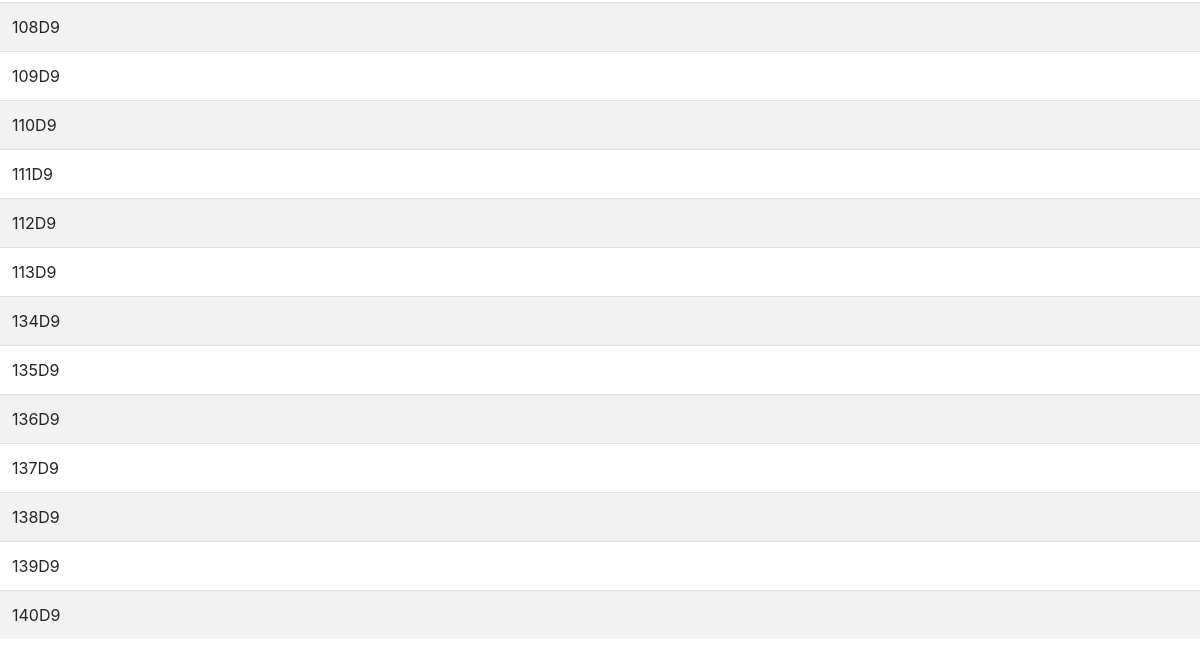
Page /batchview (lower part) on the earlier database version.
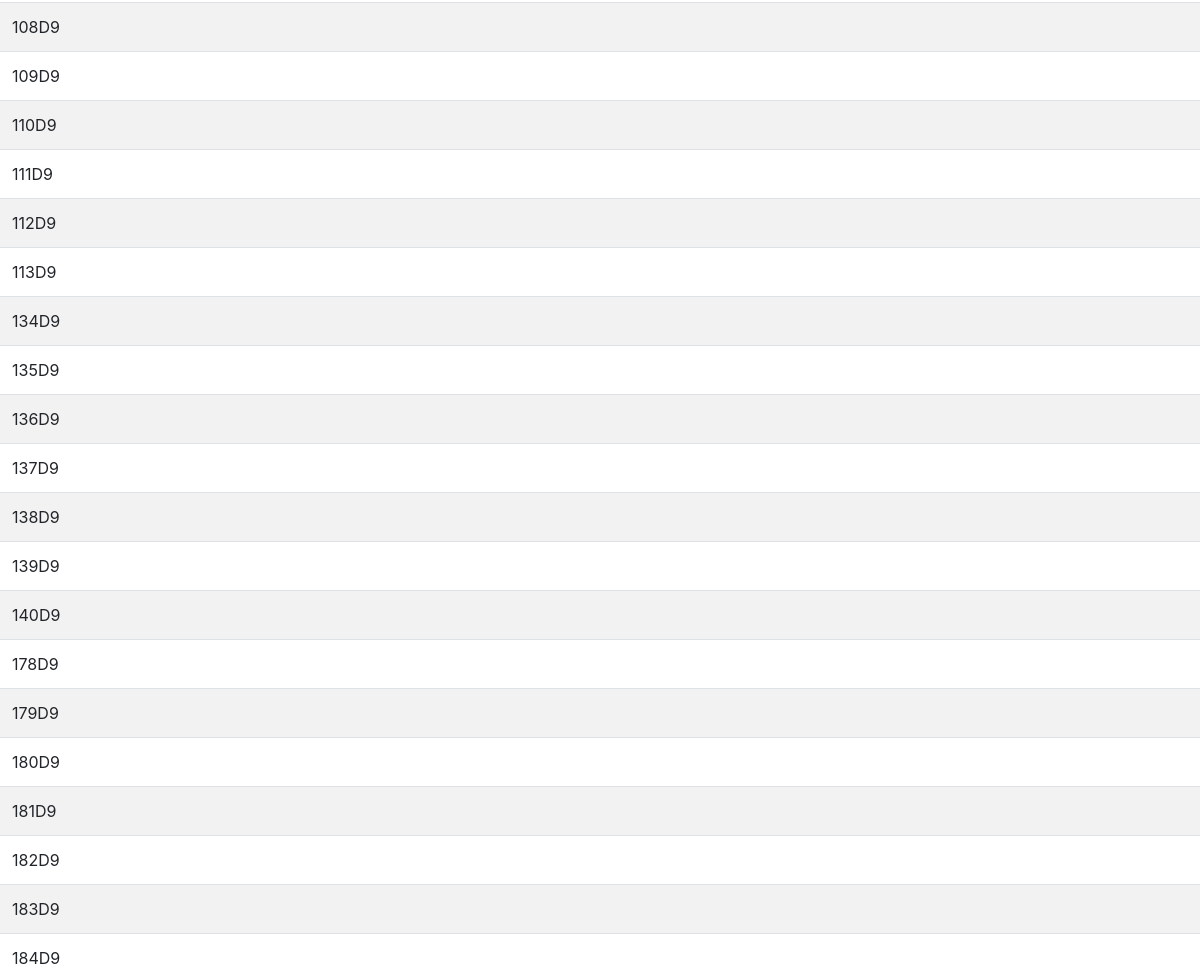
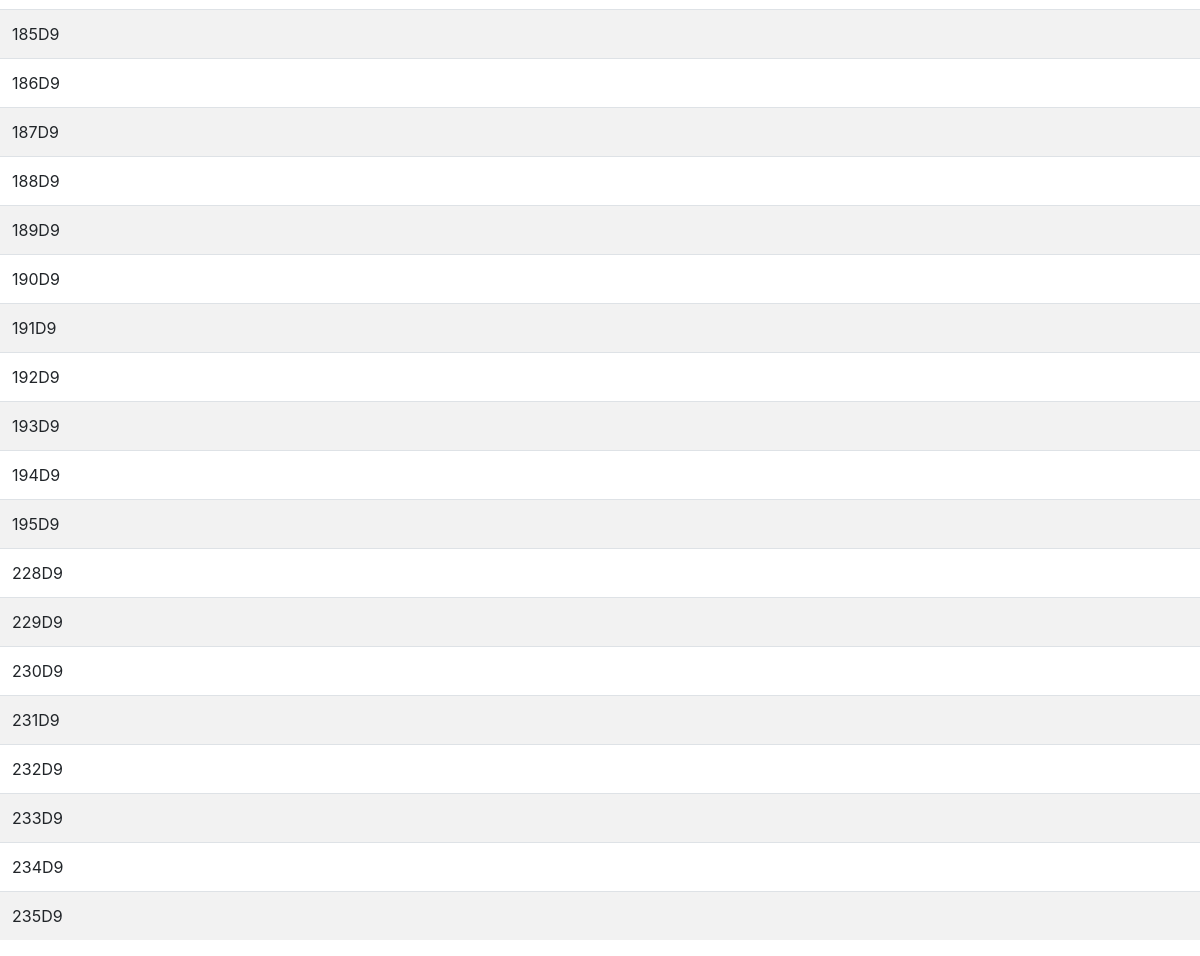
Same page on the later database version (2 pictures, top to bottom).
### docview/models.py (models this page shows, shortened)
class Batch_pr(models.Model):
    batch_name = models.CharField(max_length=20, unique=True)
    b_year = models.DecimalField(
        max_digits=1, decimal_places=0, blank=True, editable=False)
    b_month = models.CharField(max_length=1, blank=True, editable=False)
    b_number = models.DecimalField(
        max_digits=4, decimal_places=0, blank=True, editable=False)
    class Meta:
        ordering = ['b_year', 'b_month', 'b_number']

### docview/views.py (the view)
# urls.py: url(r'^batchview$', views.Batch_view.as_view(), name='ww'),
class Batch_view(ListView):
    template_name = "batch_view.html"
    def get_queryset(self, **kwargs):
        queryset = Batch_pr.objects.all()
        return queryset
    def get_context_data(self, **kwargs):
        context = super(Batch_view, self).get_context_data(**kwargs)
        filter_set = self.get_queryset()
        context['records'] = filter_set
        return context

### templates/batch_view.html (shortened to what this page needs)
{% extends "base.html" %}
{% block content %}
<table class="table table-striped">
    <tbody>
        {% for i in records %}
        <tr>
            <td>{{i.batch_name}}</td>
        </tr>
        {% empty %}
        <td>Задайте параметры для отображения...</td>
        {% endfor %}
</tbody>
</table>
{% endblock%}

### templates/base.html (shortened to what this page needs)
<!DOCTYPE html>
<html lang="ru">
<head>
    <link href="https://getbootstrap.com/docs/4.0/dist/css/bootstrap.min.css" rel="stylesheet">
    {% load static %}
</head>
<body>
    {% block content %}{% endblock %}
</body>
</html>

Differences in the rows shown:
added Batch_pr: batch_name "178D9"
added Batch_pr: batch_name "179D9"
added Batch_pr: batch_name "180D9"
added Batch_pr: batch_name "181D9"
added Batch_pr: batch_name "182D9"
added Batch_pr: batch_name "183D9"
added Batch_pr: batch_name "184D9"
added Batch_pr: batch_name "185D9"
added Batch_pr: batch_name "186D9"
added Batch_pr: batch_name "187D9"
added Batch_pr: batch_name "188D9"
added Batch_pr: batch_name "189D9"
added Batch_pr: batch_name "190D9"
added Batch_pr: batch_name "191D9"
added Batch_pr: batch_name "192D9"
added Batch_pr: batch_name "193D9"
added Batch_pr: batch_name "194D9"
added Batch_pr: batch_name "195D9"
added Batch_pr: batch_name "228D9"
added Batch_pr: batch_name "229D9"
added Batch_pr: batch_name "230D9"
added Batch_pr: batch_name "231D9"
added Batch_pr: batch_name "232D9"
added Batch_pr: batch_name "233D9"
added Batch_pr: batch_name "234D9"
added Batch_pr: batch_name "235D9"
